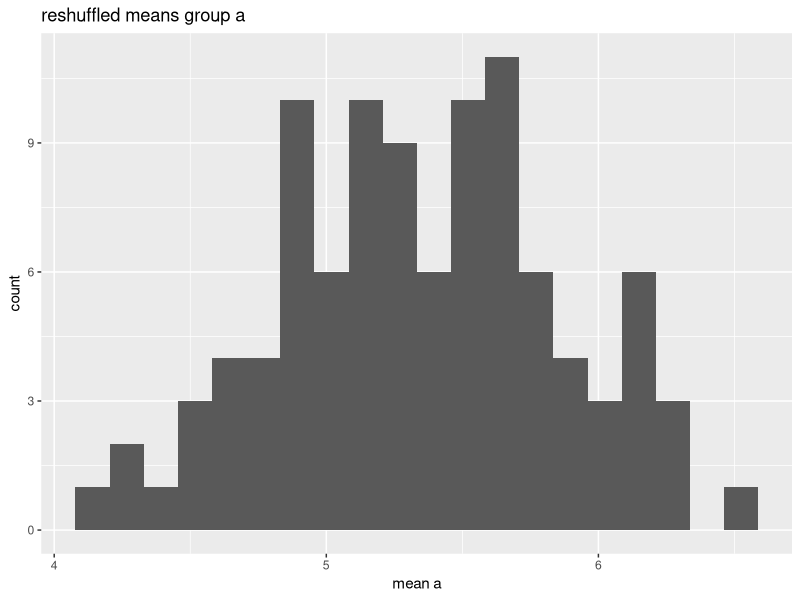
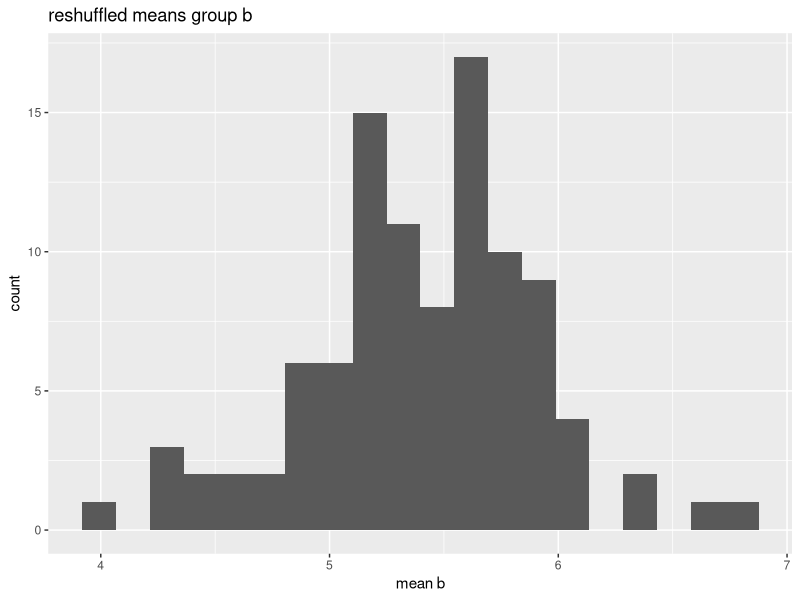
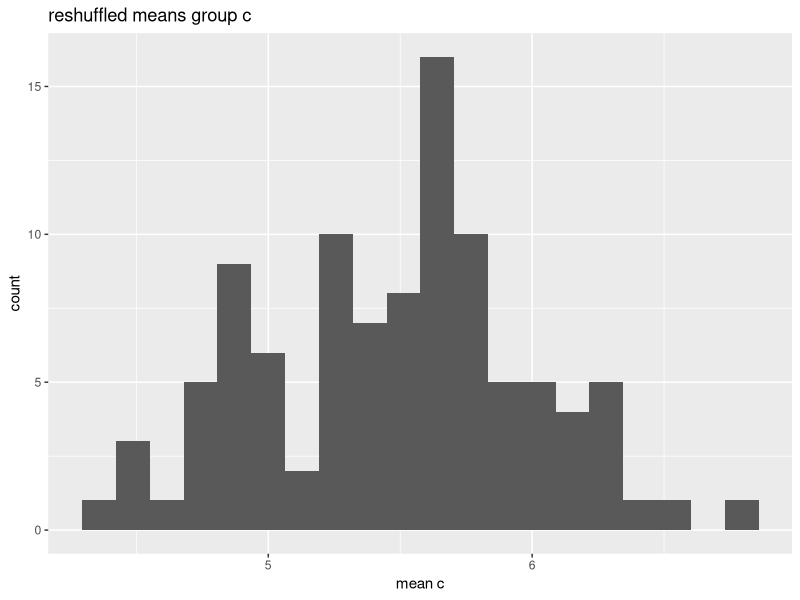
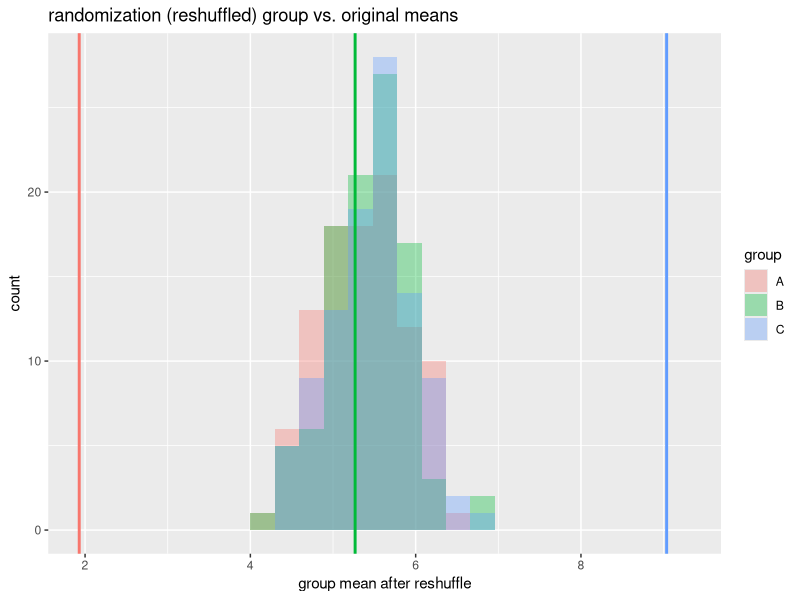

Source code (R) for these figures, in order:
count_zeros_loop <- function(x) {
  counter <- 0
  for (i in seq_along(x)) {
    if (x[i] == 0) {
      counter <- counter + 1
    }
  }
  return(counter)
}

count_zeros_loop(c(0, 1, 0, 2, 3, 0))


count_zeros_subset <- function(x) sum(x == 0)

count_zeros_subset(c(0, 1, 0, 2, 3, 0))

rowcol_product_matrix <- function(n_rows, n_cols) {
  mat <- outer(1:n_rows, 1:n_cols, FUN = "*")
  return(mat)
}

rowcol_product_matrix(4, 5)

library(dplyr)
library(ggplot2)

set.seed(123)

n_per_group <- 30
true_means <- c(A = 2, B = 5, C = 9)
sigma <- 1.5

df <- tibble(
  group = rep(names(true_means), each = n_per_group),
  y = c(
    rnorm(n_per_group, mean = true_means["A"], sd = sigma),
    rnorm(n_per_group, mean = true_means["B"], sd = sigma),
    rnorm(n_per_group, mean = true_means["C"], sd = sigma)
  )
)

orig_means <- df %>% group_by(group) %>% summarize(mean_y = mean(y), .groups = "drop")
orig_means


reshuffle_group_means <- function(dat) {
  dat_shuf <- dat
  dat_shuf$y <- sample(dat_shuf$y, replace = FALSE)  

  m <- tapply(dat_shuf$y, dat_shuf$group, mean)      
  m <- m[sort(names(m))]
  return(as.numeric(m))
}

reshuffle_group_means(df)


B <- 100

groups_sorted <- sort(unique(df$group))
res_mat <- matrix(NA_real_, nrow = B, ncol = length(groups_sorted))
colnames(res_mat) <- paste0("mean_", groups_sorted)

for (b in 1:B) {
  res_mat[b, ] <- reshuffle_group_means(df)
}

res_df <- as.data.frame(res_mat)
res_df$replicate <- 1:B

res_df <- res_df[, c("replicate", paste0("mean_", groups_sorted))]

head(res_df)

qplot(res_df$mean_A, bins = 20, main = "reshuffled means group a", xlab = "mean a", ylab = "count")
qplot(res_df$mean_B, bins = 20, main = "reshuffled means group b", xlab = "mean b", ylab = "count")
qplot(res_df$mean_C, bins = 20, main = "reshuffled means group c", xlab = "mean c", ylab = "count")

res_long <- res_df %>%
  tidyr::pivot_longer(
    cols = starts_with("mean_"),
    names_to = "group",
    values_to = "mean_shuffled"
  ) %>%
  mutate(group = sub("^mean_", "", group))

ggplot(res_long, aes(x = mean_shuffled, fill = group)) +
  geom_histogram(position = "identity", alpha = 0.35, bins = 25) +
  geom_vline(
    data = orig_means,
    aes(xintercept = mean_y, color = group),
    linewidth = 1,
    show.legend = FALSE
  ) +
  labs(
    title = "randomization (reshuffled) group vs. original means",
    x = "group mean after reshuffle",
    y = "count",
    fill = "group"
  ) 
